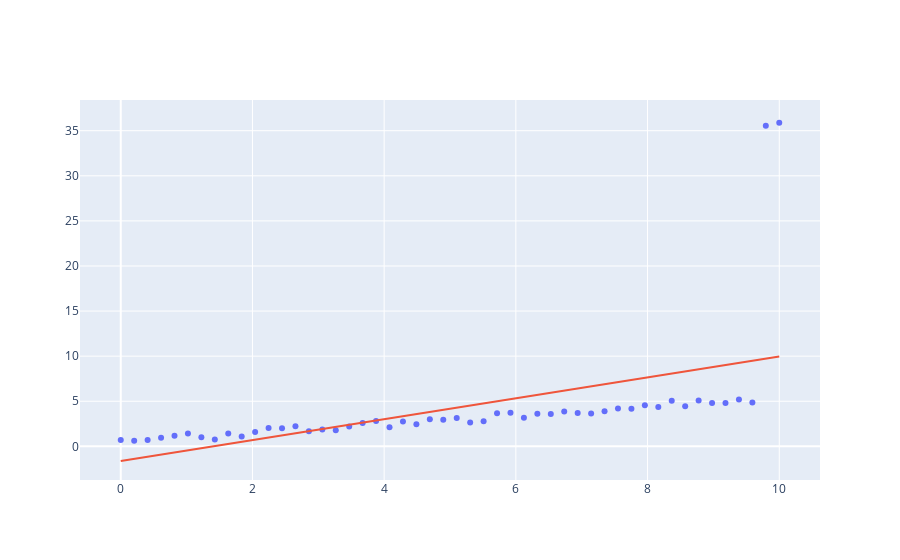

Here is the notebook cell this chart was saved with:
### Code cell
N= 50
x = np.linspace(0,10,N)
y = 0.5 *x + np.random.rand(N)
df = pd.DataFrame(x)
df['ones'] = 1
X= df.values
y[-1] = y[-1] + 30
y[-2] = y[-2] + 30
w = np.linalg.solve(np.matmul(X.T,X),np.matmul(X.T,y))
fig = go.Figure()
fig.add_trace(go.Scatter(x=x,y=y,mode ='markers'))
fig.add_trace(go.Scatter(x=x,y=np.matmul(X,w),mode ='lines'))
fig.update_layout(showlegend=False)
fig.show()
